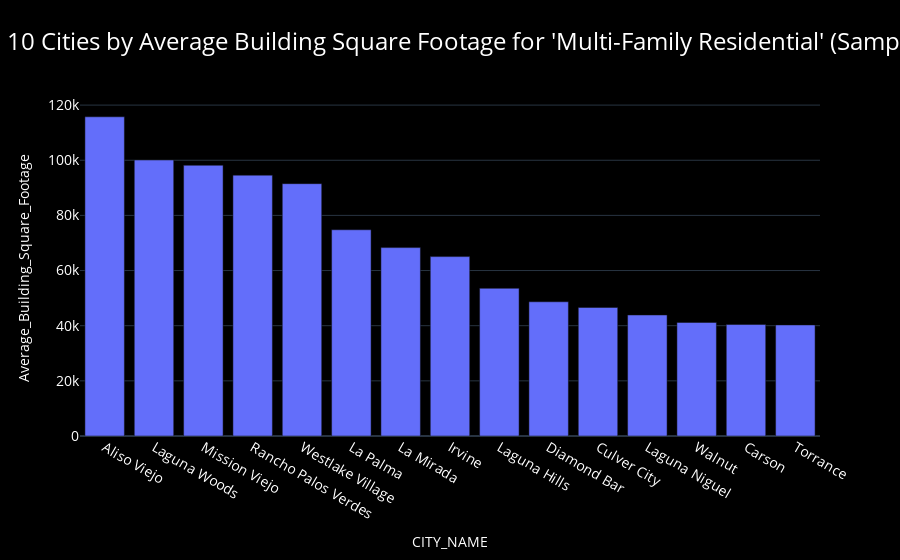

Notebook code for this chart:
### Markdown cell above
### Top 15 Building Square Footage across Multi-Family Residential Properties

### Code cell
# Filter the dataframe for rows where LAND_USE_CLASS_NAME is 'Single Family Residential'
df_multi_family = df[df['LAND_USE_CLASS_NAME'] == 'Multi-Family Residential']


# Apply the function to each city group to remove outliers
df_no_outliers = df_multi_family.groupby('CITY_NAME', group_keys=False).apply(lambda group: remove_outliers(group, 'BUILDING_SQFT'))

# Apply the sampling function to each city's group
sampled_df = df_no_outliers.groupby('CITY_NAME', group_keys=False).apply(sample_n_or_less)

# Calculate average building square footage for the sampled 'Single Family Residential' per city
df_average_building_sqft_sampled = (
    sampled_df.groupby('CITY_NAME')['BUILDING_SQFT']
    .mean()
    .reset_index(name='Average_Building_Square_Footage')
)

# Sort the DataFrame to get the top 10 cities by average building square footage for 'Single Family Residential'
top_cities_building_sqft_sampled = (
    df_average_building_sqft_sampled.sort_values('Average_Building_Square_Footage', ascending=False)
    .head(15)
)

# Visualization for Average Building Square Footage for 'Single Family Residential' per City from the sampled data
fig_building_sqft_sampled = px.bar(
    top_cities_building_sqft_sampled, 
    x='CITY_NAME', 
    y='Average_Building_Square_Footage',
    title="Top 15 Cities by Average Building Square Footage for 'Multi-Family Residential' (Sampled)",
    template='plotly_dark'
)

# Customize the chart for higher contrast and legibility
fig_building_sqft_sampled.update_layout({
    'plot_bgcolor': 'black',  # Set the plot background to black
    'paper_bgcolor': 'black',  # Set the overall background to black
    'title': {'text': "Top 10 Cities by Average Building Square Footage for 'Multi-Family Residential' (Sampled)", 'x':0.5, 'xanchor': 'center'},
    'title_font': {'size': 24, 'color': 'white'},  # Increase title font size and set to white
    'font': {'color': 'white'},  # Set the color of all text to white
    'xaxis': {'title': {'standoff': 15}, 'tickfont': {'size': 14}},  # Adjust x-axis properties
    'yaxis': {'title': {'standoff': 15}, 'tickfont': {'size': 14}},  # Adjust y-axis properties
})

# Increase the text size for the bar labels
fig_building_sqft_sampled.update_traces(textfont_size=16)


fig_building_sqft_sampled.show()

### Figure 1 — Plotly figure (JSON) as saved in the notebook; plotly's stock layout.template omitted (floating-point values rounded to 4 significant figures)
{"data": [{"alignmentgroup": "True", "hovertemplate": "CITY_NAME=%{x}<br>Average_Building_Square_Footage=%{y}<extra></extra>", "legendgroup": "", "marker": {"color": "#636efa", "pattern": {"shape": ""}}, "name": "", "offsetgroup": "", "orientation": "v", "showlegend": false, "textfont": {"size": 16}, "textposition": "auto", "type": "bar", "x": ["Aliso Viejo", "Laguna Woods", "Mission Viejo", "Rancho Palos Verdes", "Westlake Village", "La Palma", "La Mirada", "Irvine", "Laguna Hills", "Diamond Bar", "Culver City", "Laguna Niguel", "Walnut", "Carson", "Torrance"], "xaxis": "x", "y": [115800.0, 100100.0, 98170.0, 94590.0, 91510.0, 74790.0, 68320.0, 65060.0, 53550.0, 48670.0, 46600.0, 43880.0, 41170.0, 40430.0, 40280.0], "yaxis": "y"}], "layout": {"barmode": "relative", "font": {"color": "white"}, "legend": {"tracegroupgap": 0}, "paper_bgcolor": "black", "plot_bgcolor": "black", "title": {"font": {"color": "white", "size": 24}, "text": "Top 10 Cities by Average Building Square Footage for 'Multi-Family Residential' (Sampled)", "x": 0.5, "xanchor": "center"}, "xaxis": {"anchor": "y", "domain": [0, 1], "tickfont": {"size": 14}, "title": {"standoff": 15, "text": "CITY_NAME"}}, "yaxis": {"anchor": "x", "domain": [0, 1], "tickfont": {"size": 14}, "title": {"standoff": 15, "text": "Average_Building_Square_Footage"}}}}
